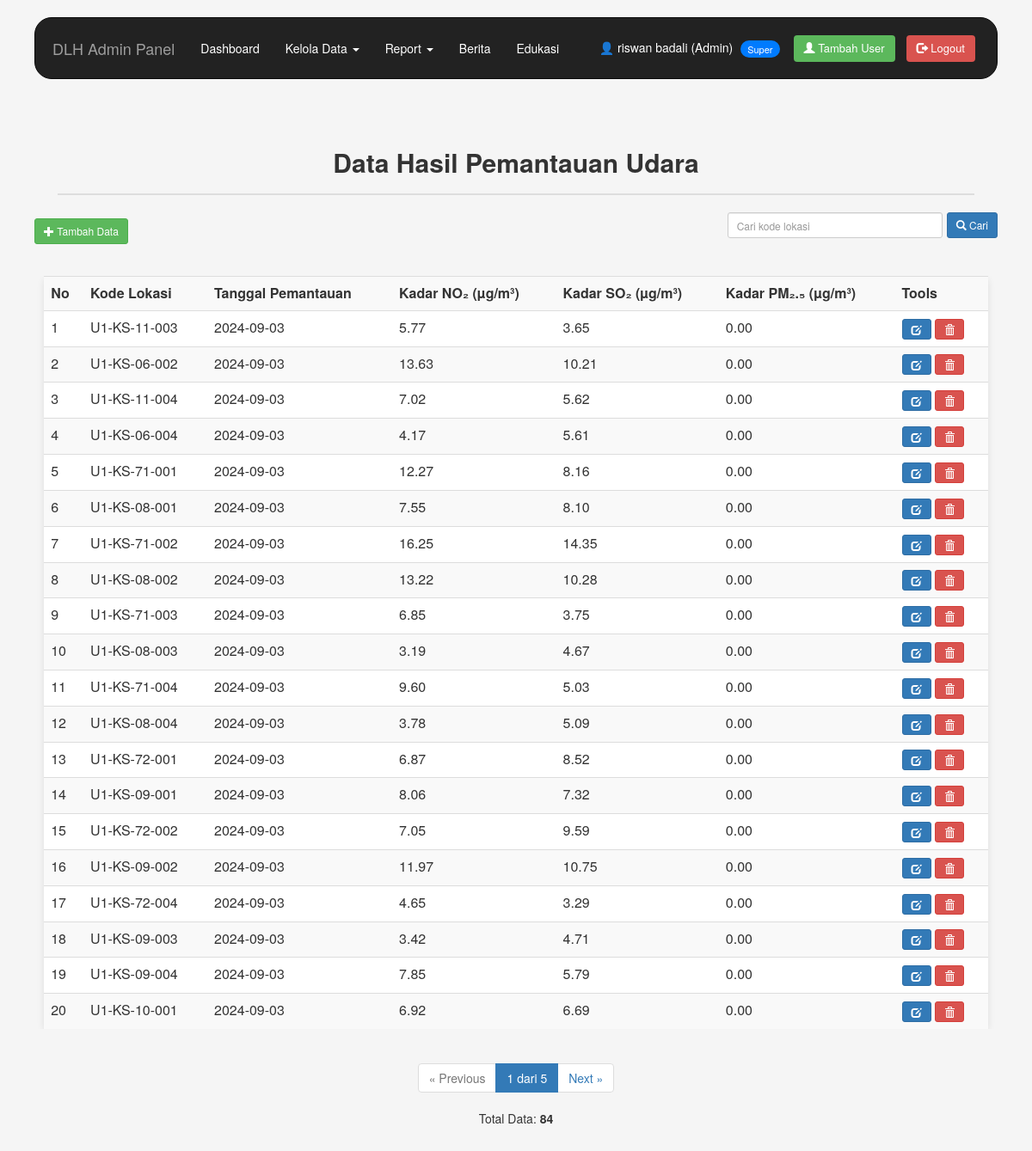
Page /hasil_pemantauan_data.php (signed in) on the committed database.
### tables this page shows
CREATE TABLE `hasil_pemantauan` (
  `id_hasil` int NOT NULL,
  `id_user` int DEFAULT NULL,
  `id_pemantauan` int NOT NULL,
  `no2` decimal(10,2) DEFAULT NULL,
  `so2` decimal(10,2) DEFAULT NULL,
  `pm25` decimal(10,2) DEFAULT NULL
);

### hasil_pemantauan_data.php (the view, shortened to what this page needs)
<?php
include "koneksi.php";
if ($_SESSION['role'] === 'admin') {
    include "header-admin.php";
} else {
    include "header-petugas.php";
}
$cari = isset($_GET['cari']) ? mysqli_real_escape_string($koneksi, $_GET['cari']) : "";
$data_per_halaman = 20;
$halaman_aktif = isset($_GET['halaman']) ? (int)$_GET['halaman'] : 1;
$offset = ($halaman_aktif - 1) * $data_per_halaman;
$total_data_query = mysqli_query($koneksi, "
    SELECT COUNT(*) AS total
    FROM hasil_pemantauan h
    JOIN pemantauan_udara p ON h.id_pemantauan = p.id_pemantauan
    JOIN lokasi_pemantauan l ON p.id_lokasi = l.id_lokasi
    " . ($cari != "" ? " WHERE l.kode_lokasi LIKE '%$cari%'" : "")
);
$total_data = (int) mysqli_fetch_assoc($total_data_query)['total'];
$total_halaman = max(1, ceil($total_data / $data_per_halaman));
$query = mysqli_query($koneksi, "
    SELECT *
    FROM (
        SELECT
            ROW_NUMBER() OVER (ORDER BY p.tanggal_pemantauan DESC) AS nomor_asli,
            h.id_hasil,
            l.kode_lokasi,
            p.tanggal_pemantauan,
            h.no2,
            h.so2,
            h.pm25
        FROM hasil_pemantauan h
        JOIN pemantauan_udara p ON h.id_pemantauan = p.id_pemantauan
        JOIN lokasi_pemantauan l ON p.id_lokasi = l.id_lokasi
    ) AS x
    WHERE 1=1
    " . ($cari != "" ? " AND x.kode_lokasi LIKE '%$cari%'" : "") . "
    ORDER BY nomor_asli ASC
    LIMIT $offset, $data_per_halaman
");
?>
<h2>Data Hasil Pemantauan Udara</h2>
<hr/>
<div style="width:100%; display:flex; justify-content:space-between; align-items:center; margin-bottom:10px;">
    <div>
        <a href="hasil_pemantauan_add.php" class="btn btn-success btn-sm">
            <span class="glyphicon glyphicon-plus"></span> Tambah Data
        </a>
    </div>
    <div>
        <form method="GET" action="" style="display:flex; gap:5px;">
            <input type="text" name="cari"
                   class="form-control input-sm"
                   placeholder="Cari kode lokasi"
                   value="<?= $cari; ?>"
                   style="width:250px;">
            <button type="submit" class="btn btn-primary btn-sm">
                <span class="glyphicon glyphicon-search"></span> Cari
            </button>
        </form>
    </div>
</div>
<br/>
<div class="table-responsive">
    <table class="table table-striped table-hover">
        <tr>
            <th>No</th>
            <th>Kode Lokasi</th>
            <th>Tanggal Pemantauan</th>
            <th>Kadar NO₂ (µg/m³)</th>
            <th>Kadar SO₂ (µg/m³)</th>
            <th>Kadar PM₂.₅ (µg/m³)</th>
            <th>Tools</th>
        </tr>
        <?php
        if (mysqli_num_rows($query) > 0) {
            while ($row = mysqli_fetch_assoc($query)) {
        ?>
        <tr>
            <td><?= $row['nomor_asli']; ?></td>
            <td><?= htmlspecialchars($row['kode_lokasi']); ?></td>
            <td><?= htmlspecialchars($row['tanggal_pemantauan']); ?></td>
            <td><?= htmlspecialchars($row['no2']); ?></td>
            <td><?= htmlspecialchars($row['so2']); ?></td>
            <td><?= htmlspecialchars($row['pm25']); ?></td>
            <td>
                <a href="hasil_pemantauan_edit.php?id_hasil=<?= $row['id_hasil']; ?>&halaman=<?= $halaman_aktif; ?>"
                   class="btn btn-primary btn-sm" title="Edit Data">
                    <span class="glyphicon glyphicon-edit"></span>
                </a>
                <a href="hasil_pemantauan_delete.php?id_hasil=<?= $row['id_hasil']; ?>&halaman=<?= $halaman_aktif; ?>"
                   onclick="return confirm('Yakin ingin menghapus data ini?')"
                   class="btn btn-danger btn-sm" title="Hapus Data">
                    <span class="glyphicon glyphicon-trash"></span>
                </a>
            </td>
        </tr>
        <?php
            }
        } else {
            echo "<tr><td colspan='7' class='text-center'>Tidak ada data.</td></tr>";
        }
        ?>
    </table>
</div>
<div class="pagination-container">
    <nav>
        <ul class="pagination">
            <li class="<?= ($halaman_aktif <= 1) ? 'disabled' : ''; ?>">
                <a href="?halaman=<?= max(1, $halaman_aktif - 1); ?>&cari=<?= $cari; ?>">&laquo; Previous</a>
            </li>
            <li class="active">
                <a href="#">
                    <?= $halaman_aktif; ?> dari <?= $total_halaman; ?>
                </a>
            </li>
            <li class="<?= ($halaman_aktif >= $total_halaman) ? 'disabled' : ''; ?>">
                <a href="?halaman=<?= min($total_halaman, $halaman_aktif + 1); ?>&cari=<?= $cari; ?>">Next &raquo;</a>
            </li>
        </ul>
    </nav>
    <p>Total Data: <b><?= $total_data; ?></b></p>
</div>
<?php include('footer.php'); ?>

### header-admin.php (style rules this page uses)
body, html { width: 100%; height: 100%; margin: 0; padding: 0; overflow-x: hidden; }
.table-responsive { width: 100%; }
h2 { margin-top: 10px; }

### hasil_pemantauan_data.php (style rules this page uses)
body { background-color: #f5f5f5; }
.container, .table-responsive { width: 100%; max-width: 100%; }
.table { width: 98%; margin: auto; background: #fff; border-radius: 6px; box-shadow: 0 3px 8px rgba(0,0,0,0.1); }
h2 { text-align: center; margin-top: 30px; font-weight: 600; }
hr { border: 1px solid #ddd; width: 95%; }
.pagination-container { text-align: center; margin: 20px 0; }

### rows in the picture
hasil_pemantauan: nomor_asli "1", kode_lokasi "U1-KS-11-003", tanggal_pemantauan "2024-09-03", no2 "5.77", so2 "3.65", pm25 "0.00"
hasil_pemantauan: nomor_asli "2", kode_lokasi "U1-KS-06-002", tanggal_pemantauan "2024-09-03", no2 "13.63", so2 "10.21", pm25 "0.00"
hasil_pemantauan: nomor_asli "3", kode_lokasi "U1-KS-11-004", tanggal_pemantauan "2024-09-03", no2 "7.02", so2 "5.62", pm25 "0.00"
hasil_pemantauan: nomor_asli "4", kode_lokasi "U1-KS-06-004", tanggal_pemantauan "2024-09-03", no2 "4.17", so2 "5.61", pm25 "0.00"
hasil_pemantauan: nomor_asli "5", kode_lokasi "U1-KS-71-001", tanggal_pemantauan "2024-09-03", no2 "12.27", so2 "8.16", pm25 "0.00"
hasil_pemantauan: nomor_asli "6", kode_lokasi "U1-KS-08-001", tanggal_pemantauan "2024-09-03", no2 "7.55", so2 "8.10", pm25 "0.00"
hasil_pemantauan: nomor_asli "7", kode_lokasi "U1-KS-71-002", tanggal_pemantauan "2024-09-03", no2 "16.25", so2 "14.35", pm25 "0.00"
hasil_pemantauan: nomor_asli "8", kode_lokasi "U1-KS-08-002", tanggal_pemantauan "2024-09-03", no2 "13.22", so2 "10.28", pm25 "0.00"
hasil_pemantauan: nomor_asli "9", kode_lokasi "U1-KS-71-003", tanggal_pemantauan "2024-09-03", no2 "6.85", so2 "3.75", pm25 "0.00"
hasil_pemantauan: nomor_asli "10", kode_lokasi "U1-KS-08-003", tanggal_pemantauan "2024-09-03", no2 "3.19", so2 "4.67", pm25 "0.00"
hasil_pemantauan: nomor_asli "11", kode_lokasi "U1-KS-71-004", tanggal_pemantauan "2024-09-03", no2 "9.60", so2 "5.03", pm25 "0.00"
hasil_pemantauan: nomor_asli "12", kode_lokasi "U1-KS-08-004", tanggal_pemantauan "2024-09-03", no2 "3.78", so2 "5.09", pm25 "0.00"
hasil_pemantauan: nomor_asli "13", kode_lokasi "U1-KS-72-001", tanggal_pemantauan "2024-09-03", no2 "6.87", so2 "8.52", pm25 "0.00"
hasil_pemantauan: nomor_asli "14", kode_lokasi "U1-KS-09-001", tanggal_pemantauan "2024-09-03", no2 "8.06", so2 "7.32", pm25 "0.00"
hasil_pemantauan: nomor_asli "15", kode_lokasi "U1-KS-72-002", tanggal_pemantauan "2024-09-03", no2 "7.05", so2 "9.59", pm25 "0.00"
hasil_pemantauan: nomor_asli "16", kode_lokasi "U1-KS-09-002", tanggal_pemantauan "2024-09-03", no2 "11.97", so2 "10.75", pm25 "0.00"
hasil_pemantauan: nomor_asli "17", kode_lokasi "U1-KS-72-004", tanggal_pemantauan "2024-09-03", no2 "4.65", so2 "3.29", pm25 "0.00"
hasil_pemantauan: nomor_asli "18", kode_lokasi "U1-KS-09-003", tanggal_pemantauan "2024-09-03", no2 "3.42", so2 "4.71", pm25 "0.00"
hasil_pemantauan: nomor_asli "19", kode_lokasi "U1-KS-09-004", tanggal_pemantauan "2024-09-03", no2 "7.85", so2 "5.79", pm25 "0.00"
hasil_pemantauan: nomor_asli "20", kode_lokasi "U1-KS-10-001", tanggal_pemantauan "2024-09-03", no2 "6.92", so2 "6.69", pm25 "0.00"

### other values in the picture
$_SESSION['nama'] "riswan badali"
$halaman_aktif "1"
$total_halaman "5"
$total_data "84"
